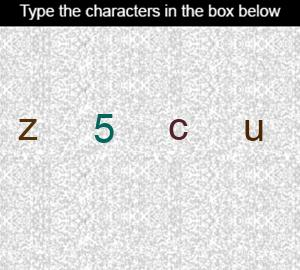
#> input picture app/images/img2.jpg, 300 x 270 px, found by its file name
$ jupyter execute data-processing.ipynb
#> lines starting #> are read from the running program, lines starting #| are printed output that depends on the picture
[cell 1]
import numpy as np
import matplotlib.pyplot as plt
import pytesseract as pyt
import glob
import cv2
import pandas as pd

[cell 2]
# [16 lines of commented-out code are left out]

[cell 3]
img = cv2.imread('img2.jpg', 0)
#> img: shape (270, 300); min 0, max 255, mean 209
for i in range (4):
    plt.figure(figsize=(3,3))
    start_row, start_col = int(img.shape[0]*0.41), int(img.shape[1]*(0.037+0.215*i))
    end_row, end_col = int(img.shape[0]*0.55), int(img.shape[1]*(.17+0.276*i))
    cropped = img[start_row:end_row, start_col:end_col]

    resized = cv2.resize(cropped, (28,28), interpolation = cv2.INTER_AREA)
    resized = cv2.bitwise_not(resized)
    resized = cv2.fastNlMeansDenoising(resized, None, 20, 7, 21)
    #cv2.imwrite('resized/b'+ str(k) + '.png', resized)
    resized = np.resize(resized, (1,784))
    resized
    plt.imshow(resized.reshape(28,28))
    plt.show()
#> this loop made 4 passes
#> pass 1, `cropped = img[start_row:end_row, start_col:end_col]`:
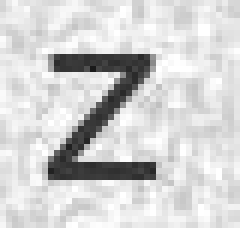
#> cropped: shape (38, 40) (shown 6 times larger); min 26, max 255, mean 209.7
#> pass 1, `resized = cv2.resize(cropped, (28,28), interpolation = cv2.INTER_AREA)`:
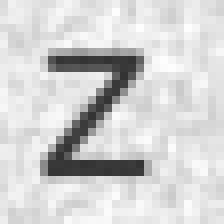
#> resized: shape (28, 28) (shown 8 times larger); min 50, max 253, mean 209.7
#> pass 1, `resized = cv2.bitwise_not(resized)`:
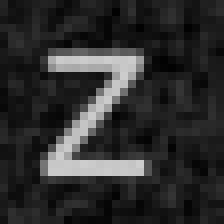
#> resized: shape (28, 28) (shown 8 times larger); min 2, max 205, mean 45.3
#> pass 1, `resized = cv2.fastNlMeansDenoising(resized, None, 20, 7, 21)`:
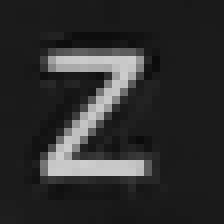
#> resized: shape (28, 28) (shown 8 times larger); min 11, max 205, mean 45.3
#> pass 2, `plt.show()`:
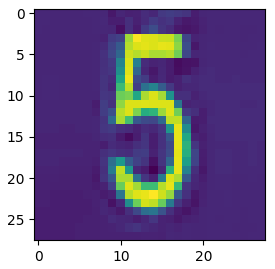
#> figure drawn by matplotlib, 1 panel
#> after the loop:
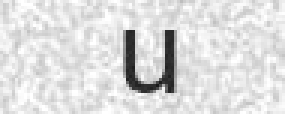
#> cropped: shape (38, 95) (shown 3 times larger); min 25, max 255, mean 220.8

$ run again, with app/images/img5.jpg copied over app/images/img2.jpg
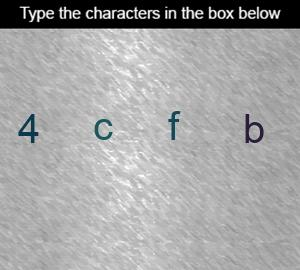
#> input picture app/images/img5.jpg, 300 x 270 px, found by its file name
#> the loop `for i in range (4):` made 4 passes
#> pass 2, `plt.show()`:
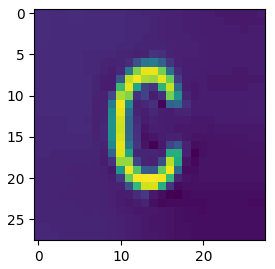
#> figure drawn by matplotlib, 1 panel
#> after the loop `for i in range (4):`:
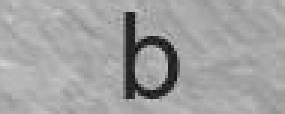
#> cropped: shape (38, 95) (shown 3 times larger); min 13, max 209, mean 161.4
